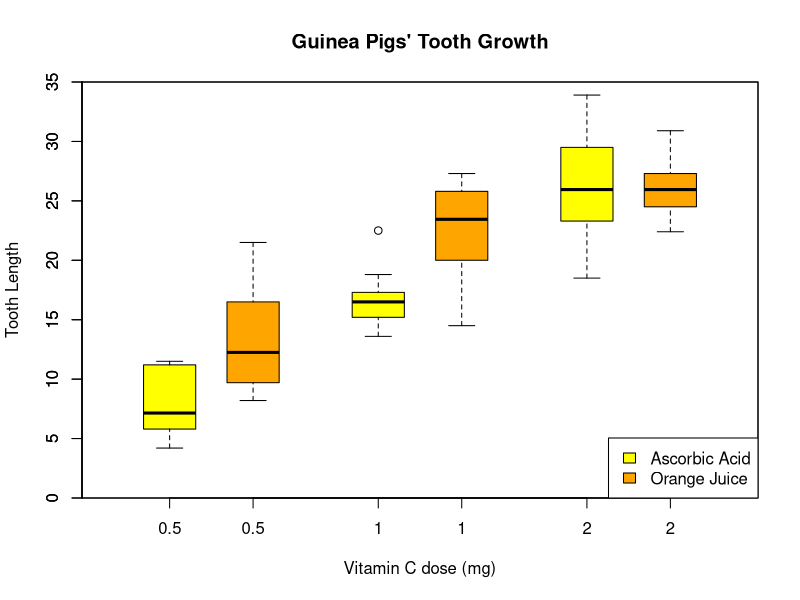

Here is the R script that generated this plot:
## ---- chunk 1
# Load the package "datasets"
library(datasets)
# Load the ToothGrown data
data(ToothGrowth)
# Change the dose to a factor
ToothGrowth$dose <- as.factor(ToothGrowth$dose)
## ---- chunk 2
# Explore the data
# look at the structure of the data
str(ToothGrowth)
# look at a few rows of data
head(ToothGrowth, 3)
# look at basic statistics
summary(ToothGrowth)
# as we have two variables, use a bloxplot
boxplot(len ~ dose, data = ToothGrowth,
        boxwex = 0.25, at = 1:3 - 0.2,
        subset = supp == "VC", col = "yellow",
        main = "Guinea Pigs' Tooth Growth",
        xlab = "Vitamin C dose (mg)",
        ylab = "Tooth Length",
        xlim = c(0.5, 3.5), ylim = c(0, 35), yaxs = "i")
boxplot(len ~ dose, data = ToothGrowth, add = TRUE,
        boxwex = 0.25, at = 1:3 + 0.2,
        subset = supp == "OJ", col = "orange")
legend("bottomright", c("Ascorbic Acid", "Orange Juice"),
       fill = c("yellow", "orange"))
## ---- chunk 3
# Split the data up by dose and supp
splitData <- split(ToothGrowth, list(ToothGrowth$supp, ToothGrowth$dose))
# test the variance of tooth growth length in each pair of supplement x dosage
VD <- NULL
VarData <- data.frame(Supp1=character(), Dosage1=character(), 
      Supp2=character(), Dosage2=character(), p.value=double(), 
      ComputedF=double(), TabValueF=double(), stringsAsFactors = F)

for (i in 1:5) {
    for (j in (i+1):6) {
        VD <- var.test(splitData[[i]]$len, splitData[[j]]$len)
        RD <- c(as.character(splitData[[i]]$supp[1]), as.character(splitData[[i]]$dose[1]),
                as.character(splitData[[j]]$supp[1]), as.character(splitData[[j]]$dose[1]), 
                as.double(round(VD$p.value,4)), as.double(round(VD[1]$statistic[1],4)), 
                round(qf(0.95, VD$parameter[1] , VD$parameter[2]),4))
        VarData[nrow(VarData)+1,] <- RD}}
## ---- chunk 4
# show the data from the Fisher's F-test
VarData
## ---- chunk 5
# Run the sample Student t-Tests for each pair of supplement x dosage
TD <- NULL
RD <- NULL
TData <- data.frame(Supp1=character(), Dosage1=character(),
        Supp2=character(), Dosage2=character(), p.valueRounded=double(), 
        CI95Lower=double(), CI95Upper=double(), stringsAsFactors = F)

for (i in 1:5) {
    for (j in (i+1):6) {
        TD <- t.test(splitData[[i]]$len, splitData[[j]]$len, var.equal = T)
        RD <- c(as.character(splitData[[i]]$supp[1]), as.character(splitData[[i]]$dose[1]),
                as.character(splitData[[j]]$supp[1]), as.character(splitData[[j]]$dose[1]),
                as.double(round(TD$p.value,6)), round(TD$conf.int[1],4), round(TD$conf.int[2],4))
        TData[nrow(TData)+1,] <- RD}}
## ---- chunk 6
# show the data from the sample Students t-Test
TData
